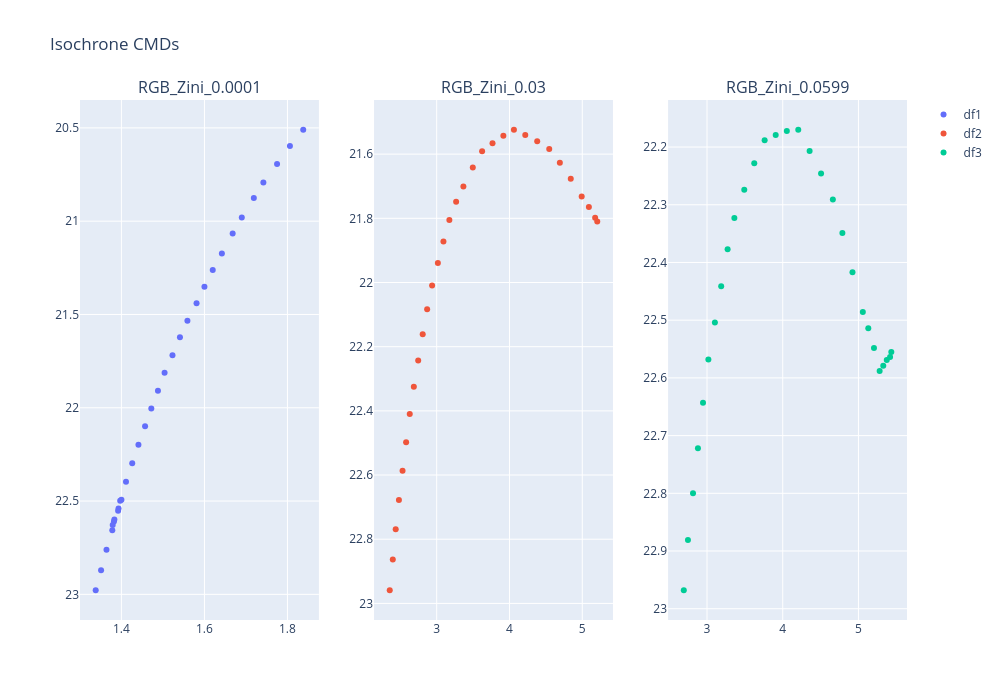

The notebook cell saved with this chart:
### Markdown cell above
## Visualize the isochrones using Plotly

### Code cell
# Making interactive plots with plotly

import plotly.express as px
import plotly.graph_objects as go
import plotly.subplots as sp
import pandas as pd


df1 = pd.read_csv('/Users/mmckay/phd_projects/analysis_routine/DATA/4GYRS_RGB_AGB_isochrones/RGB/RGB_Zini_0.0001.csv')
df2 = pd.read_csv('/Users/mmckay/phd_projects/analysis_routine/DATA/4GYRS_RGB_AGB_isochrones/RGB/RGB_Zini_0.03.csv')
df3 = pd.read_csv('/Users/mmckay/phd_projects/analysis_routine/DATA/4GYRS_RGB_AGB_isochrones/RGB/RGB_Zini_0.0599.csv')


# Create a subplot with 1 row and 2 columns
fig = sp.make_subplots(rows=1, cols=3, subplot_titles=("RGB_Zini_0.0001", "RGB_Zini_0.03", "RGB_Zini_0.0599",))

# Add scatter plot for df1
fig.add_trace(go.Scatter(x=df1['F475W_appmag-F814W_appmag'], y=df1['F814W_appmag'], mode='markers', name='df1', 
                        #  marker=dict(color=df1['Mini'], 
                        #              colorscale='magma_r', 
                                    #  colorbar=dict(title='Mini', orientation='h', len=0.45, xanchor="right", yanchor="middle", titleside="top", x=0.4, y=1.1))
                         ), 
                                    row=1, col=1)

# Add scatter plot for df2
fig.add_trace(go.Scatter(x=df2['F475W_appmag-F814W_appmag'], y=df2['F814W_appmag'], mode='markers', name='df2', 
                        #  marker=dict(color=df2['Mini'], 
                        #              colorscale='magma_r', 
                                    #  colorbar=dict(title='Mini', orientation='h', len=0.45, xanchor="left", yanchor="middle", titleside="top", x=0.6, y=1.1)
                         ), 
                                     row=1, col=2)

fig.add_trace(go.Scatter(x=df3['F475W_appmag-F814W_appmag'], y=df3['F814W_appmag'], mode='markers', name='df3', 
                        #  marker=dict(color=df3['Mini'], 
                        #              colorscale='magma_r', 
                                    #  colorbar=dict(title='Mini', orientation='h', len=0.45, xanchor="left", yanchor="middle", titleside="top", x=0.6, y=1.1))
                         ), 
                                     row=1, col=3)

# Update layout
fig.update_layout(height=700, width=1000, title_text="Subplots", title='Isochrone CMDs')

# Inverse y-axes
fig.update_yaxes(autorange="reversed")

# Show the plot
fig.show()

### Figure 1 — Plotly figure (JSON) as saved in the notebook; plotly's stock layout.template omitted (floating-point values rounded to 4 significant figures)
{"data": [{"mode": "markers", "name": "df1", "type": "scatter", "x": [1.338, 1.351, 1.364, 1.378, 1.392, 1.4, 1.393, 1.382, 1.379, 1.383, 1.397, 1.411, 1.426, 1.441, 1.457, 1.472, 1.488, 1.504, 1.523, 1.541, 1.559, 1.581, 1.6, 1.62, 1.642, 1.668, 1.69, 1.719, 1.742, 1.775, 1.806, 1.838], "xaxis": "x", "y": [22.98, 22.87, 22.76, 22.66, 22.55, 22.49, 22.54, 22.61, 22.63, 22.6, 22.5, 22.4, 22.3, 22.2, 22.1, 22.0, 21.91, 21.81, 21.72, 21.62, 21.53, 21.44, 21.35, 21.26, 21.17, 21.07, 20.98, 20.88, 20.79, 20.69, 20.6, 20.51], "yaxis": "y"}, {"mode": "markers", "name": "df2", "type": "scatter", "x": [2.355, 2.397, 2.437, 2.481, 2.531, 2.58, 2.63, 2.686, 2.746, 2.808, 2.869, 2.937, 3.016, 3.093, 3.174, 3.267, 3.367, 3.496, 3.624, 3.767, 3.916, 4.061, 4.217, 4.381, 4.546, 4.692, 4.842, 4.992, 5.091, 5.177, 5.206], "xaxis": "x2", "y": [22.96, 22.86, 22.77, 22.68, 22.59, 22.5, 22.41, 22.32, 22.24, 22.16, 22.08, 22.01, 21.94, 21.87, 21.8, 21.75, 21.7, 21.64, 21.59, 21.57, 21.54, 21.52, 21.54, 21.56, 21.58, 21.63, 21.68, 21.73, 21.77, 21.8, 21.81], "yaxis": "y2"}, {"mode": "markers", "name": "df3", "type": "scatter", "x": [2.693, 2.748, 2.815, 2.88, 2.947, 3.018, 3.104, 3.187, 3.272, 3.361, 3.492, 3.624, 3.761, 3.907, 4.054, 4.205, 4.355, 4.506, 4.662, 4.788, 4.921, 5.058, 5.13, 5.205, 5.28, 5.328, 5.374, 5.418, 5.434], "xaxis": "x3", "y": [22.97, 22.88, 22.8, 22.72, 22.64, 22.57, 22.5, 22.44, 22.38, 22.32, 22.27, 22.23, 22.19, 22.18, 22.17, 22.17, 22.21, 22.25, 22.29, 22.35, 22.42, 22.49, 22.51, 22.55, 22.59, 22.58, 22.57, 22.56, 22.55], "yaxis": "y3"}], "layout": {"annotations": [{"font": {"size": 16}, "showarrow": false, "text": "RGB_Zini_0.0001", "x": 0.1444, "xanchor": "center", "xref": "paper", "y": 1, "yanchor": "bottom", "yref": "paper"}, {"font": {"size": 16}, "showarrow": false, "text": "RGB_Zini_0.03", "x": 0.5, "xanchor": "center", "xref": "paper", "y": 1, "yanchor": "bottom", "yref": "paper"}, {"font": {"size": 16}, "showarrow": false, "text": "RGB_Zini_0.0599", "x": 0.8556, "xanchor": "center", "xref": "paper", "y": 1, "yanchor": "bottom", "yref": "paper"}], "height": 700, "title": {"text": "Isochrone CMDs"}, "width": 1000, "xaxis": {"anchor": "y", "domain": [0, 0.2889]}, "xaxis2": {"anchor": "y2", "domain": [0.3556, 0.6444]}, "xaxis3": {"anchor": "y3", "domain": [0.7111, 1]}, "yaxis": {"anchor": "x", "autorange": "reversed", "domain": [0, 1]}, "yaxis2": {"anchor": "x2", "autorange": "reversed", "domain": [0, 1]}, "yaxis3": {"anchor": "x3", "autorange": "reversed", "domain": [0, 1]}}}
